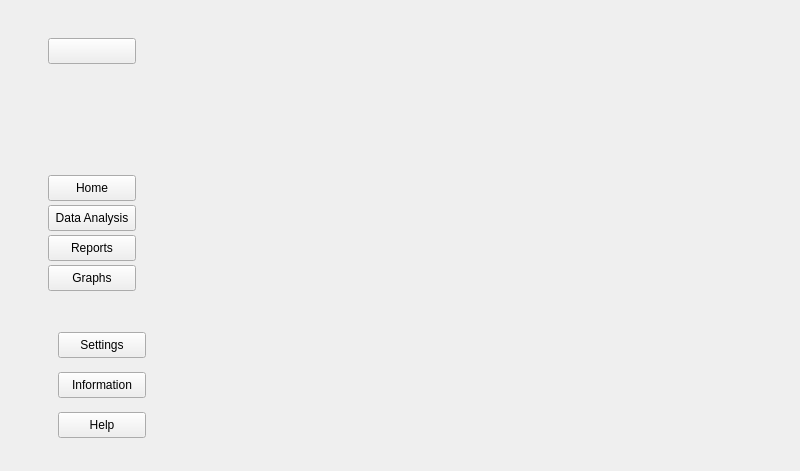
<?xml version="1.0" encoding="UTF-8"?>
<ui version="4.0">
 <class>MainWindow</class>
 <widget class="QMainWindow" name="MainWindow">
  <property name="geometry">
   <rect>
    <x>0</x>
    <y>0</y>
    <width>800</width>
    <height>471</height>
   </rect>
  </property>
  <property name="windowTitle">
   <string>MainWindow</string>
  </property>
  <property name="styleSheet">
   <string notr="true"/>
  </property>
  <widget class="QWidget" name="centralwidget">
   <layout class="QHBoxLayout" name="horizontalLayout">
    <item>
     <widget class="QWidget" name="leftmenu" native="true">
      <layout class="QVBoxLayout" name="verticalLayout">
       <item>
        <widget class="QWidget" name="widget" native="true">
         <widget class="QPushButton" name="menuBtn">
          <property name="geometry">
           <rect>
            <x>30</x>
            <y>20</y>
            <width>88</width>
            <height>26</height>
           </rect>
          </property>
          <property name="text">
           <string/>
          </property>
          <property name="icon">
           <iconset>
            <normaloff>../../../../Custom_Widgets/main/Qss/icons/fefefe/feather/menu.png</normaloff>../../../../Custom_Widgets/main/Qss/icons/fefefe/feather/menu.png</iconset>
          </property>
          <property name="shortcut">
           <string/>
          </property>
          <property name="autoDefault">
           <bool>false</bool>
          </property>
          <property name="default">
           <bool>false</bool>
          </property>
          <property name="flat">
           <bool>false</bool>
          </property>
         </widget>
        </widget>
       </item>
       <item>
        <widget class="QWidget" name="widget_3" native="true">
         <widget class="QPushButton" name="Home">
          <property name="geometry">
           <rect>
            <x>30</x>
            <y>10</y>
            <width>88</width>
            <height>26</height>
           </rect>
          </property>
          <property name="text">
           <string>Home</string>
          </property>
          <property name="icon">
           <iconset>
            <normaloff>../../../../Custom_Widgets/main/Qss/icons/fefefe/feather/home.png</normaloff>../../../../Custom_Widgets/main/Qss/icons/fefefe/feather/home.png</iconset>
          </property>
         </widget>
         <widget class="QPushButton" name="DataAnalysis">
          <property name="geometry">
           <rect>
            <x>30</x>
            <y>40</y>
            <width>88</width>
            <height>26</height>
           </rect>
          </property>
          <property name="text">
           <string>Data Analysis</string>
          </property>
          <property name="icon">
           <iconset>
            <normaloff>../../../../Custom_Widgets/main/Qss/icons/fefefe/feather/list.png</normaloff>../../../../Custom_Widgets/main/Qss/icons/fefefe/feather/list.png</iconset>
          </property>
         </widget>
         <widget class="QPushButton" name="Reports">
          <property name="geometry">
           <rect>
            <x>30</x>
            <y>70</y>
            <width>88</width>
            <height>26</height>
           </rect>
          </property>
          <property name="text">
           <string>Reports</string>
          </property>
          <property name="icon">
           <iconset>
            <normaloff>../../../../Custom_Widgets/main/Qss/icons/fefefe/feather/printer.png</normaloff>../../../../Custom_Widgets/main/Qss/icons/fefefe/feather/printer.png</iconset>
          </property>
         </widget>
         <widget class="QPushButton" name="Graphs">
          <property name="geometry">
           <rect>
            <x>30</x>
            <y>100</y>
            <width>88</width>
            <height>26</height>
           </rect>
          </property>
          <property name="text">
           <string>Graphs</string>
          </property>
          <property name="icon">
           <iconset>
            <normaloff>../../../../Custom_Widgets/main/Qss/icons/fefefe/feather/pie-chart.png</normaloff>../../../../Custom_Widgets/main/Qss/icons/fefefe/feather/pie-chart.png</iconset>
          </property>
         </widget>
        </widget>
       </item>
       <item>
        <widget class="QWidget" name="widget_2" native="true">
         <widget class="QPushButton" name="Settings">
          <property name="geometry">
           <rect>
            <x>40</x>
            <y>20</y>
            <width>88</width>
            <height>26</height>
           </rect>
          </property>
          <property name="text">
           <string>Settings</string>
          </property>
          <property name="icon">
           <iconset>
            <normaloff>../../../../Custom_Widgets/main/Qss/icons/fefefe/feather/settings.png</normaloff>../../../../Custom_Widgets/main/Qss/icons/fefefe/feather/settings.png</iconset>
          </property>
         </widget>
         <widget class="QPushButton" name="Information">
          <property name="geometry">
           <rect>
            <x>40</x>
            <y>60</y>
            <width>88</width>
            <height>26</height>
           </rect>
          </property>
          <property name="text">
           <string>Information</string>
          </property>
          <property name="icon">
           <iconset>
            <normaloff>../../../../Custom_Widgets/main/Qss/icons/fefefe/feather/info.png</normaloff>../../../../Custom_Widgets/main/Qss/icons/fefefe/feather/info.png</iconset>
          </property>
         </widget>
         <widget class="QPushButton" name="pushButton_3">
          <property name="geometry">
           <rect>
            <x>40</x>
            <y>100</y>
            <width>88</width>
            <height>26</height>
           </rect>
          </property>
          <property name="text">
           <string>Help</string>
          </property>
          <property name="icon">
           <iconset>
            <normaloff>../../../../Custom_Widgets/main/Qss/icons/fefefe/feather/help-circle.png</normaloff>../../../../Custom_Widgets/main/Qss/icons/fefefe/feather/help-circle.png</iconset>
          </property>
         </widget>
        </widget>
       </item>
      </layout>
     </widget>
    </item>
    <item>
     <widget class="QWidget" name="centerMenu" native="true"/>
    </item>
    <item>
     <widget class="QWidget" name="mainBody" native="true"/>
    </item>
   </layout>
  </widget>
 </widget>
 <resources>
  <include location="../Qss/icons/_icons.qrc"/>
 </resources>
 <connections/>
</ui>
